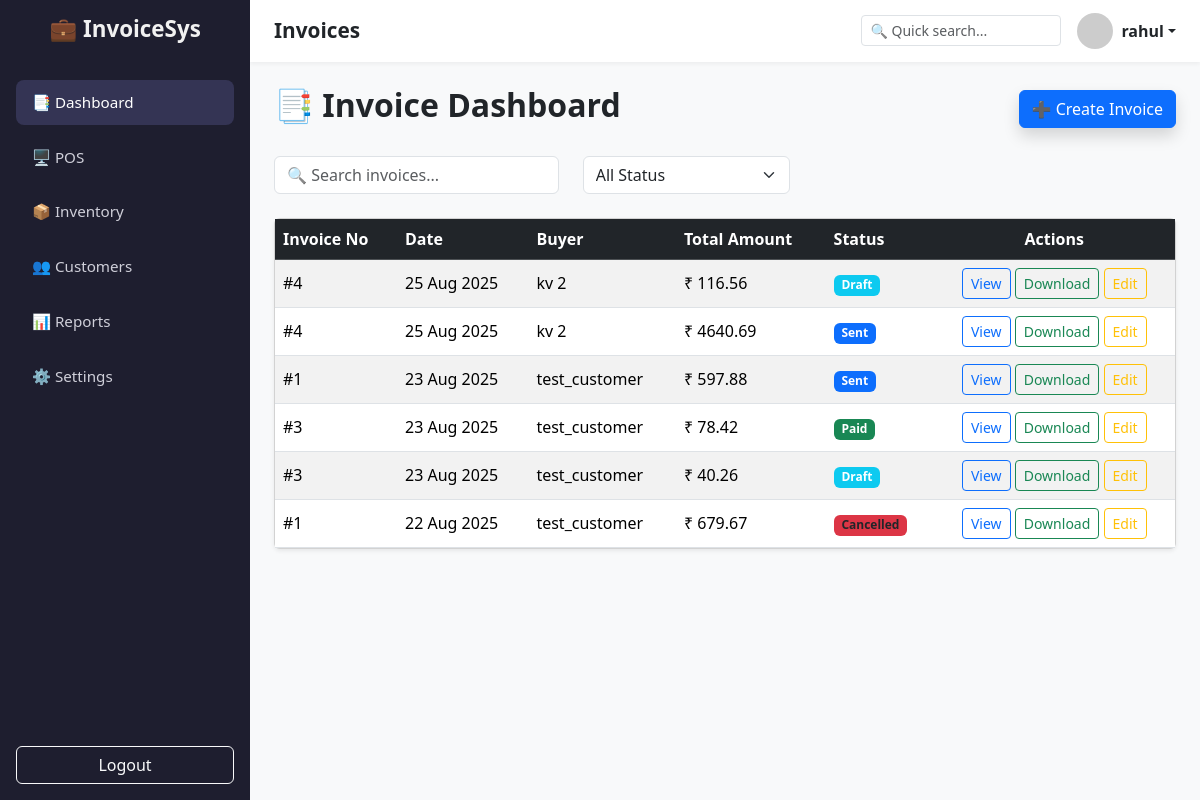
The app's page / (signed in) with its own data.
### invoices/models.py (models this page shows, shortened)
class Invoice(models.Model):
    DRAFT = 'draft'
    SENT = 'sent'
    PAID = 'paid'
    CANCELLED = 'cancelled'
    STATUS_CHOICES = [
        (DRAFT, 'Draft'),
        (SENT, 'Sent'),
        (PAID, 'Paid'),
        (CANCELLED, 'Cancelled'),
    ]
    owner = models.ForeignKey(User, on_delete=models.CASCADE, related_name='invoices')
    company = models.ForeignKey(Company, on_delete=models.PROTECT, related_name='invoices')
    customer = models.ForeignKey(Customer, on_delete=models.PROTECT, related_name='invoices')
    number = models.CharField(max_length=50)
    date = models.DateField(default=timezone.now)
    due_date = models.DateField(null=True, blank=True)
    status = models.CharField(max_length=20, choices=STATUS_CHOICES, default=DRAFT)
    notes = models.TextField(blank=True)
    supplier_ref = models.CharField(max_length=100, blank=True)
    other_ref = models.CharField(max_length=100, blank=True)
    despatch_doc_no = models.CharField(max_length=100, blank=True)
    delivery_note_date = models.DateField(null=True, blank=True)
    despatched_through = models.CharField(max_length=100, blank=True)
    destination_other = models.CharField(max_length=100, blank=True)
    created_at = models.DateTimeField(auto_now_add=True)
    updated_at = models.DateTimeField(auto_now=True)
    is_active = models.BooleanField(default=True)  # Only the latest version is active
    @property
    def subtotal(self):
        return sum(item.total_without_tax for item in self.items.all())
    @property
    def total_tax(self):
        return sum(item.tax_amount for item in self.items.all())
    @property
    def total(self):
        return round(self.subtotal + self.total_tax,2)

class Customer(models.Model):
    user = models.ForeignKey(User, on_delete=models.CASCADE, related_name='customers')
    name = models.CharField(max_length=200)
    address = models.TextField(blank=True)
    gstin = models.CharField(max_length=20, blank=True)
    state = models.CharField(max_length=100, blank=True)
    state_code = models.CharField(max_length=6, blank=True)
    phone = models.CharField(max_length=30, blank=True)
    is_active = models.BooleanField(default=True)
    def __str__(self):
        return self.name

class InvoiceItem(models.Model):
    invoice = models.ForeignKey(Invoice, on_delete=models.CASCADE, related_name='items')
    item = models.ForeignKey(Item, on_delete=models.PROTECT, null=True, blank=True)
    description = models.CharField(max_length=500)
    quantity = models.DecimalField(max_digits=10, decimal_places=2, default=1, validators=[MinValueValidator(0)])
    rate_incl_tax = models.DecimalField(max_digits=12, decimal_places=2)
    gst_rate = models.DecimalField(max_digits=5, decimal_places=2, default=18.0)
    rate_tax_ex = models.DecimalField(max_digits=12, decimal_places=2,default=0)
    discount_percent = models.DecimalField(max_digits=5, decimal_places=2, default=0)
    @property
    def price_exclusive(self):
        rate = float(self.rate_incl_tax)
        tax_factor = 1 + float(self.gst_rate or 0) / 100.0
        return rate / tax_factor
    @property
    def total_without_tax(self):
        return float(self.price_exclusive   ) * float(self.quantity) * (1 - float(self.discount_percent or 0)/100.0)
    @property
    def tax_amount(self):
        return self.total_without_tax * (float(self.gst_rate or 0)/100.0)

### invoice_app/urls.py (the view)
# urls.py: path("", dashboard, name='dashboard'),
@login_required(login_url="/login")
def dashboard(request):
    invoices = Invoice.objects.filter(owner=request.user, is_active=True).order_by('-date', '-created_at')
    return render(request, 'dashboard.html', {
        "invoices": invoices
    })

### templates/dashboard.html (shortened to what this page needs)
{% extends "base.html" %}
{% block page_title %}Invoices{% endblock %}
{% block content %}
<div class="d-flex justify-content-between align-items-center mb-4">
    <h2 class="fw-bold">📑 Invoice Dashboard</h2>
    <a href="{% url 'pos' 'new' %}" class="btn btn-primary shadow">
        ➕ Create Invoice
    </a>
</div>
<div class="row mb-3">
    <div class="col-md-4 mb-2">
        <input type="text" id="searchInput" class="form-control" placeholder="🔍 Search invoices...">
    </div>
    <div class="col-md-3 mb-2">
        <select class="form-select" id="filterStatus">
            <option value="">All Status</option>
        </select>
    </div>
</div>
<div class="card shadow-sm">
    <div class="card-body p-0">
        <div class="table-responsive">
            <table class="table table-hover table-striped align-middle mb-0">
                <thead class="table-dark">
                    <tr>
                        <th>Invoice No</th>
                        <th>Date</th>
                        <th>Buyer</th>
                        <th>Total Amount</th>
                        <th>Status</th>
                        <th class="text-center">Actions</th>
                    </tr>
                </thead>
                <tbody id="invoiceTable">
                    {% for invoice in invoices %}
                    <tr>
                        <td>#{{ invoice.number }}</td>
                        <td>{{ invoice.date|date:"d M Y" }}</td>
                        <td>{{ invoice.customer }}</td>
                        <td>₹ {{ invoice.total }}</td>
                        <td>
                            {% if invoice.status == "DRAFT" or invoice.status == "draft" %}
                                <span class="badge bg-info">Draft</span>
                            {% elif invoice.status == "PAID" %}
                                <span class="badge bg-success">Paid</span>
                            {% elif invoice.status == "SENT" %}
                                <span class="badge bg-primary">Sent</span>
                            {% else %}
                                <span class="badge bg-danger text-dark">Cancelled</span>
                            {% endif %}
                        </td>
                        <td class="text-center">
                            <a href="{% url 'detail' invoice.id %}" class="btn btn-sm btn-outline-primary">View</a>
                            <a href="{% url 'invoice_pdf' invoice.id %}" class="btn btn-sm btn-outline-success">Download</a>
                            <a href="{% url 'pos' invoice.id %}" class="btn btn-sm btn-outline-warning">Edit</a>
                        </td>
                    </tr>
                    {% empty %}
                    <tr>
                        <td colspan="6" class="text-center text-muted py-4">No invoices found</td>
                    </tr>
                    {% endfor %}
                </tbody>
            </table>
        </div>
    </div>
</div>
{% endblock %}

### templates/base.html (shortened to what this page needs)
{% load static %}
<!DOCTYPE html>
<html lang="en">
<head>
    <link href="https://cdn.jsdelivr.net/npm/bootstrap@5.3.2/dist/css/bootstrap.min.css" rel="stylesheet">
</head>
<body>
    <aside class="sidebar">
        <h2>💼 InvoiceSys</h2>
        <nav class="nav flex-column">
            <a class="nav-link {% if request.resolver_match.url_name == 'dashboard' %}active{% endif %}"
               href="{% url 'dashboard' %}">📑 Dashboard</a>
            <a class="nav-link" href="{% url 'pos' 'new' %}">🖥️ POS</a>
            <a class="nav-link" href="{% url 'inventory:list' %}">📦 Inventory</a>
            <a class="nav-link" href="{% url 'customer:list' %}">👥 Customers</a>
            <a class="nav-link" href="#">📊 Reports</a>
            <a class="nav-link" href="#">⚙️ Settings</a>
        </nav>
        <div class="mt-auto">
            <a href="#" class="btn btn-outline-light w-100 mt-3">Logout</a>
        </div>
    </aside>
    <div class="main-content">
        <header class="topbar">
            <h3>{% block page_title %}Dashboard{% endblock %}</h3>
            <div class="d-flex align-items-center gap-3">
                <input type="text" class="form-control form-control-sm" placeholder="🔍 Quick search..." style="width: 200px;">
                <div class="dropdown">
                    <a href="#" class="d-flex align-items-center text-dark text-decoration-none dropdown-toggle"
                       id="dropdownUser" data-bs-toggle="dropdown" aria-expanded="false">
                        <img src="https://ui-avatars.com/api/?name={{ request.user.username|urlencode }}"
                             alt="User Avatar" class="rounded-circle me-2" width="36">
                        <strong>{{ request.user.username }}</strong>
                    </a>
                </div>
            </div>
        </header>
        <main class="content">
            {% block content %}{% endblock %}
        </main>
    </div>
</body>
</html>

### templates/base.html (style rules this page uses)
body { margin: 0; height: 100vh; display: flex; font-family: "Segoe UI", Arial, sans-serif; overflow: hidden; }
.sidebar { width: 250px; background: #1e1e2f; color: white; display: flex; flex-direction: column; padding: 1rem; }
.sidebar h2 { font-size: 1.4rem; margin-bottom: 2rem; text-align: center; font-weight: 600; color: #f1f1f1; }
.sidebar .nav-link { color: #cfcfd9; margin: 0.3rem 0; padding: 0.7rem 1rem; border-radius: 8px; transition: 0.3s; display: flex; align-items: center; gap: 8px; font-size: 0.95rem; }
.sidebar .nav-link:hover, .sidebar .nav-link.active { background: #343454; color: #fff; }
.main-content { flex: 1; background: #f8f9fa; display: flex; flex-direction: column; overflow: hidden; }
.topbar { background: white; padding: 0.8rem 1.5rem; box-shadow: 0 2px 4px rgba(0,0,0,0.05); display: flex; justify-content: space-between; align-items: center; }
.topbar h3 { margin: 0; font-size: 1.3rem; font-weight: 600; }
.content { flex: 1; padding: 1.5rem; overflow-y: auto; }

### records on screen
Invoice: number "4", date "25 Aug 2025", customer "kv 2", total "116.56", status "Draft"
Invoice: number "4", date "25 Aug 2025", customer "kv 2", total "4640.69", status "Sent"
Invoice: number "1", date "23 Aug 2025", customer "test_customer", total "597.88", status "Sent"
Invoice: number "3", date "23 Aug 2025", customer "test_customer", total "78.42", status "Paid"
Invoice: number "3", date "23 Aug 2025", customer "test_customer", total "40.26", status "Draft"
Invoice: number "1", date "22 Aug 2025", customer "test_customer", total "679.67", status "Cancelled"

### other values on screen
{{ request.user.username }} "rahul"
